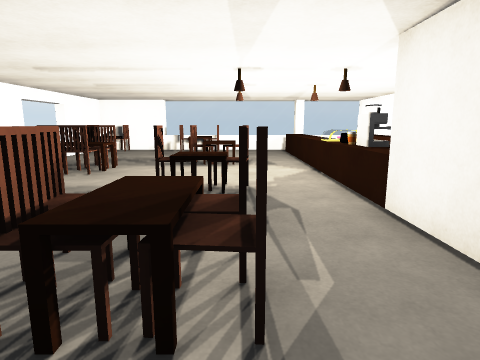
View 1 (above)

18 first-person views from a walk through a scene from a Unity 3-D project. The camera is 1.3 m above the floor, tilts 10° down and sees 75° across. Doors are open. The floor is counted in squares, 1 m on a side. Each view is taken from the middle of a square. On the plan, view 1 faces up. The plan holds only what a view shows up to about 14 squares ahead; the rest is blank.

View 2
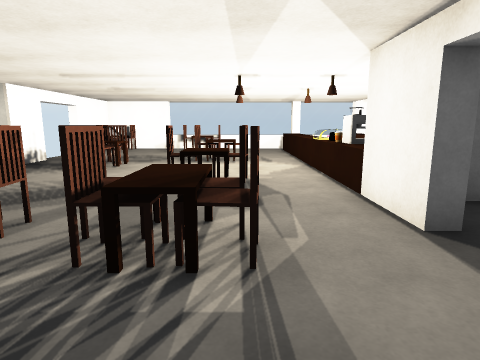

View 3
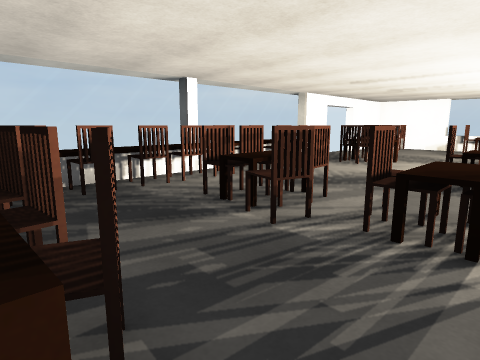

View 4
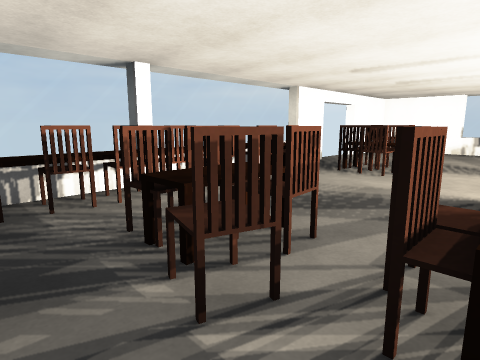

View 5
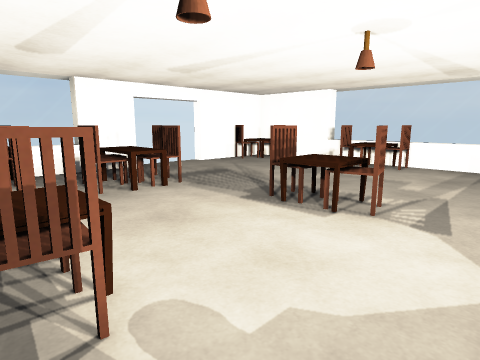

View 6
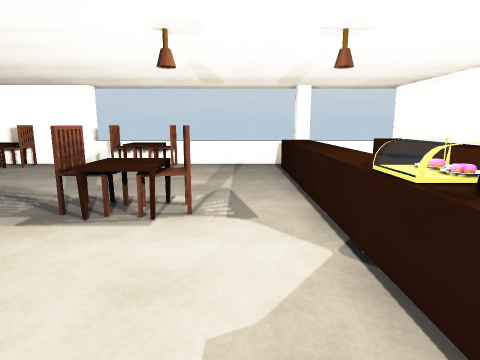

View 7
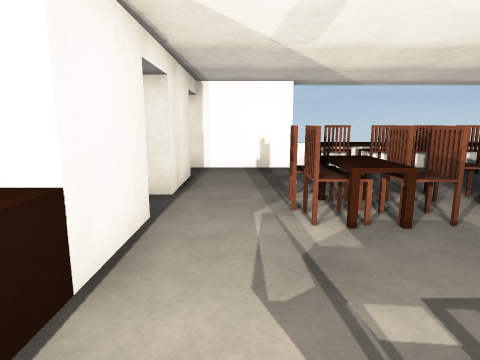

View 8
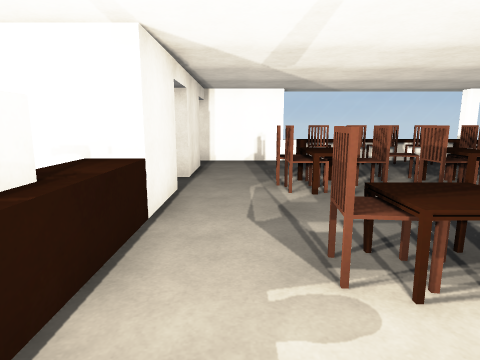

View 9
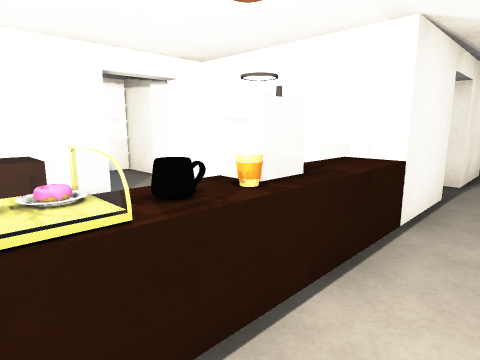

View 10
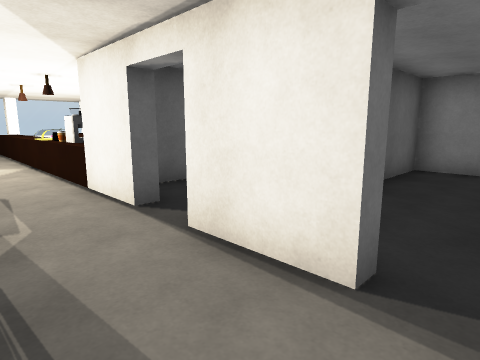

View 11
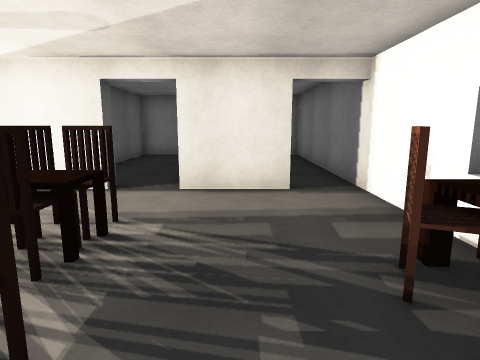

View 12
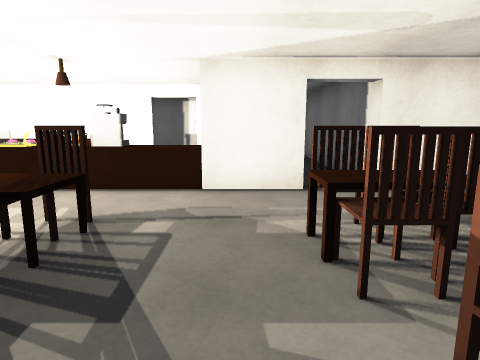

View 13
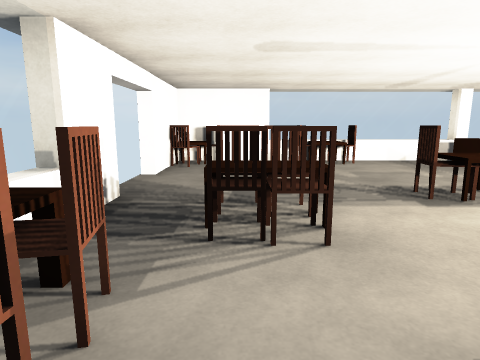

View 14
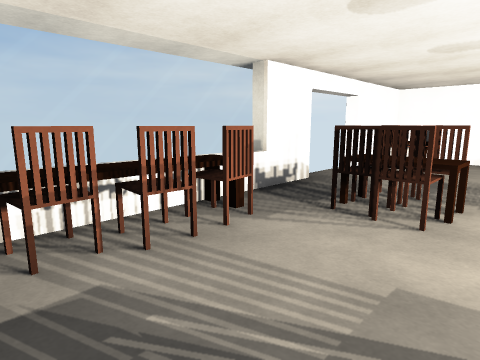

View 15
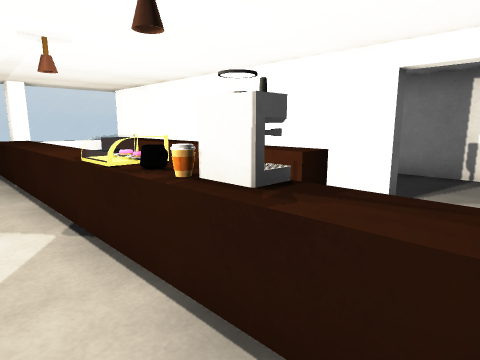

View 16
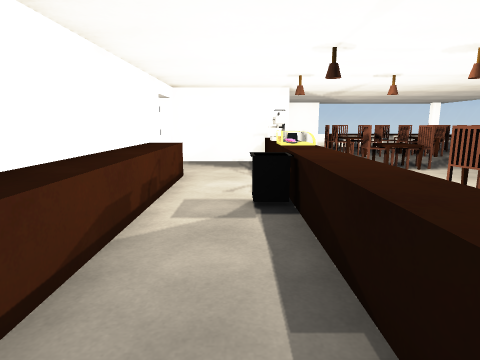

View 17
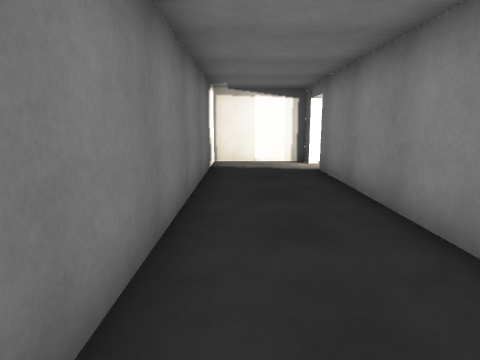

View 18
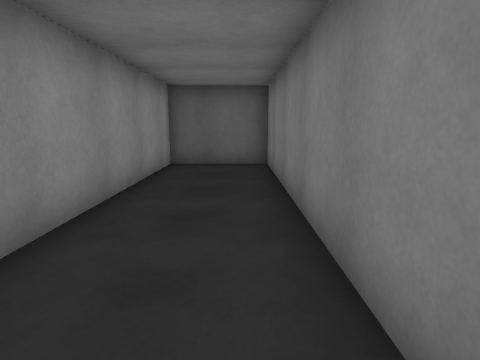

### Floor plan
Points are (right, up) in squares from view 1. A wall is a line through its corners. A room is listed if a view was taken in it or the views show most of it. See-through windows are left out.
Room 1 (views 1, 2, 3, 4, 5, 6, 7, 8, 9, 10, 11, 12, 13, 14, 15, 16)
walls: (2.2, 4.8) (6.3, 4.8); (-7.2, 7.4) (-7.2, 0.8); (2.3, 2.7) (2.3, 6.6); (-7.2, 10.8) (-7.2, 7.6); (6.3, 6.8) (6.3, 17); (-7.2, 14.5) (-7.2, 13.2); (2.3, -1) (2.3, 1.2); (-1.1, -2.5) (2.6, -2.5); (5.5, 16.5) (-7.2, 16.5)
low walls: (2.3, 9.4) (2.3, 10.5); (2.3, 11.4) (2.3, 15.8); (-6.4, 7.4) (-6.4, 5.1); (-6.4, 4.9) (-6.4, 4.1); (5.5, 8) (5.5, 16.5); (-6.4, 2.5) (-6.4, 1.5); (3.1, 15) (3.1, 11.5); (-6.4, 1.2) (-6.4, 0.6); (-7.2, 0.6) (-7.2, -0.1); (-3.9, -2.5) (-1.4, -2.5); (-6.6, -1.7) (-6, -1.7); (-5.4, -2.5) (-4.2, -2.5)
ways out: open door at (6.5, 6) to room 2; open door at (2.5, 2) to room 3; open door at (2.7, -1.7) to room 4; open door at (-7.5, 12)
objects: other object (-7, 15); other object (-7, 16); other object (-6, -1); other object (-6, 0); other object (-6, 2); other object (-6, 3) to (-6, 4); other object (-6, 5); other object (-6, 6); other object (-6, 7); other object (-6, 16); other object (-5, -2); other object (-5, 9); other object (-5, 10); other object (-4, -2); other object (-4, 2); other object (-4, 3); other object (-4, 8) to (-4, 9); other object (-4, 10); other object (-3, -2); other object (-3, 1); other object (-3, 2) to (-3, 3); other object (-3, 16); other object (-2, -2) to (-1, -1); other object (-2, 3) to (-1, 3); other object (-2, 16); other object (-1, 2); other object (-1, 6) to (-1, 7); other object (-1, 10) to (-1, 11); other object (-1, 16); other object (0, 2); other object (0, 3); other object (0, 6); other object (0, 11); other object (2, 7); other object (3, 7); other object (3, 8); other object (3, 9); other object (3, 11) to (4, 11)
Room 2 (views 17, 18)
walls: (6.3, 5.4) (6.6, 5.4); (6.6, 4.8) (9.9, 4.8) (9.9, 16.5) (6.6, 16.5) (6.6, 6.8)
ways out: open door at (6.5, 6) to room 1
Room 3 (no view inside)
walls: (4.5, 4.2) (3.6, 4.2); (9.9, 2.6) (9.9, 4.2) (6.5, 4.2); (2.3, 1.2) (9.5, 1.2)
ways out: open door at (2.5, 2) to room 1
Room 4 (no view inside)
walls: (2.6, -2.5) (10, -2.5); (9.9, -0.8) (9.9, 0.8) (7.6, 0.8)
ways out: open door at (2.7, -1.7) to room 1

Positions as (right, up) in squares from view 1, and headings:
1: (0, 0), facing up
2: (0, -1), facing up
3: (0, -2), facing up-left
4: (-1, 0), facing up-left
5: (2, 6), facing up-left
6: (1, 6), facing up
7: (1, 7), facing down
8: (1, 9), facing down
9: (1, 9), facing down-right
10: (0, -2), facing up-right
11: (-4, 0), facing right
12: (-4, 4), facing right
13: (-5, 5), facing up
14: (-3, 4), facing up-left
15: (1, 5), facing up-right
16: (4, 16), facing down
17: (9, 16), facing down
18: (9, 6), facing up
